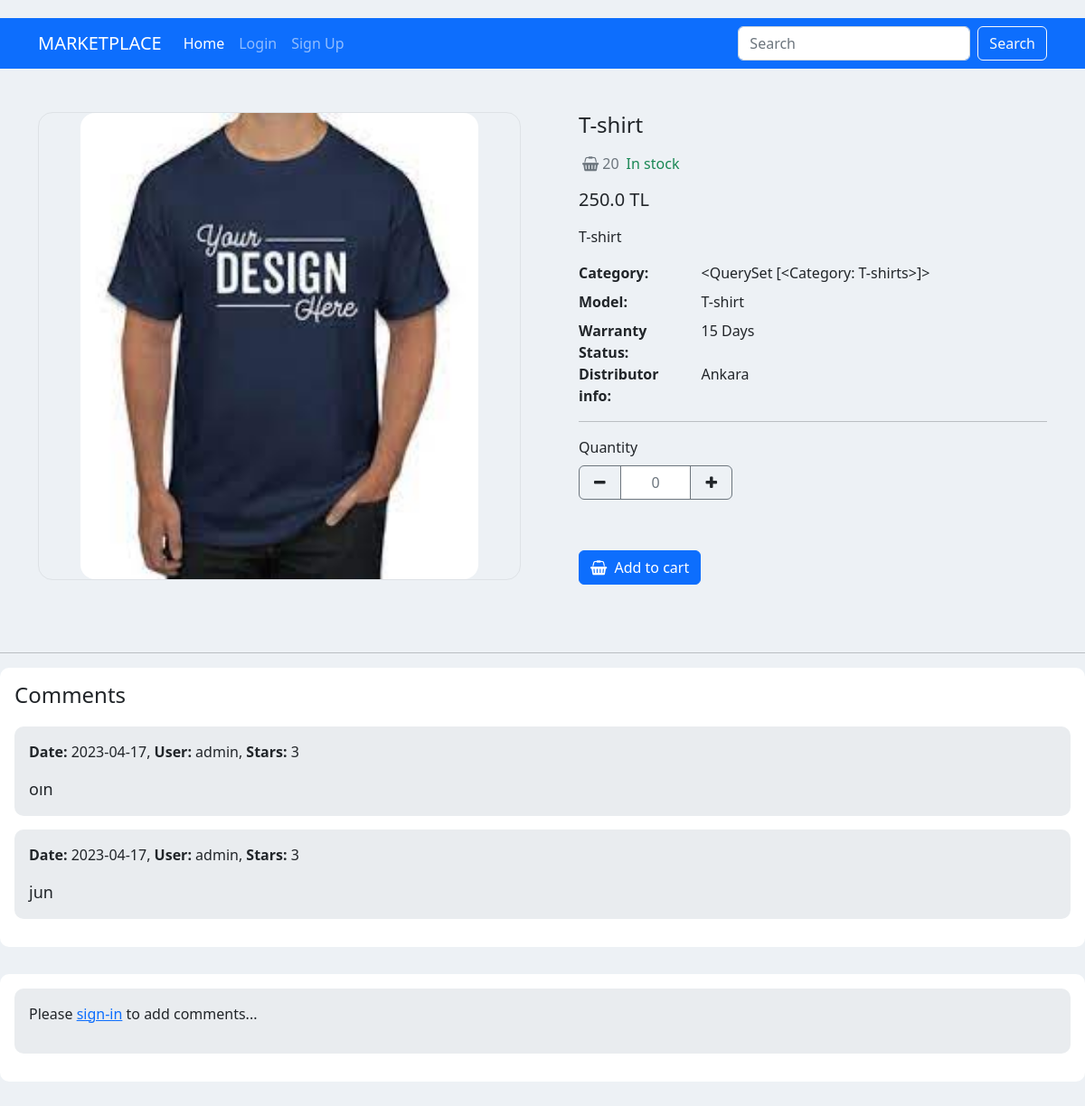
/items/1, run on an earlier commit of the app's database.
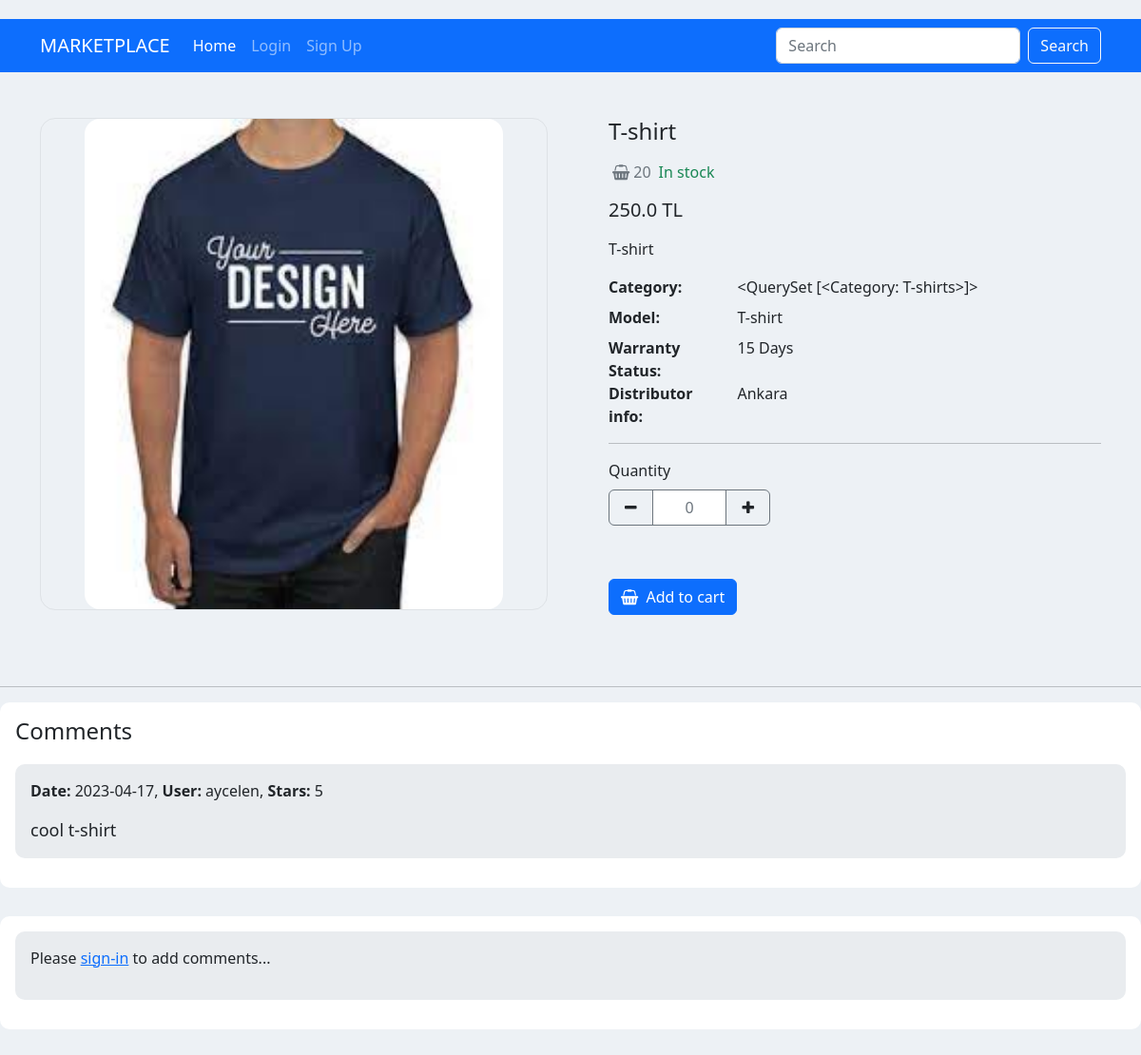
And on a later commit of the database.
### Product/models.py (models this page shows, shortened)
class InStockProduct(models.Model):
    ID = models.AutoField(primary_key=True)
    category = models.ForeignKey(Category,related_name = "products",on_delete=models.CASCADE)
    image = models.ImageField(upload_to="product_images")
    name = models.CharField(max_length=100)
    model = models.CharField(max_length=100)
    number = models.IntegerField()
    description = models.TextField()
    quantity_in_stocks = models.IntegerField()
    price = models.FloatField(default=0)
    warranty_status = models.CharField(max_length=100)
    distributor_info = models.TextField()

class Category(models.Model):
    name = models.CharField(max_length=255)
    class Meta:
        ordering = ("name",)
        verbose_name_plural = "Categories"
    def __str__(self) -> str:
        return self.name

class Comment(models.Model):
    product = models.ForeignKey(InStockProduct, related_name='comments' , on_delete=models.CASCADE)
    user = models.ForeignKey(Users, related_name='comments', on_delete=models.CASCADE)
    content = models.TextField(blank=True, null=True)
    stars = models.IntegerField()
    date_added = models.DateTimeField(auto_now_add=True)
    approved = models.BooleanField('Approved', default=False)

class Users(AbstractBaseUser,PermissionsMixin):
    ID = models.AutoField(primary_key=True)
    email = models.EmailField(blank=True,default='')
    first_name = models.CharField(max_length=30,default='',blank=True)
    last_name = models.CharField(max_length=30,default='',blank=True)
    is_active = models.BooleanField(default=True)
    is_superuser = models.BooleanField(default=False)
    is_staff = models.BooleanField(default=False)
    username = models.CharField(max_length=100,unique=True)
    tax_ID = models.IntegerField(default=0)
    home_address = models.TextField(blank=True,null=True)
    role = models.CharField(max_length=100,default='customer')
    date_joined = models.DateTimeField(default=timezone.now)
    last_login = models.DateTimeField(blank=True,null=True)
    objects = MyUserManager()
    REQUIRED_FIELDS = []
    USERNAME_FIELD = "username"
    def __str__(self):
        return self.username
    class Meta:
        verbose_name = 'User'
        verbose_name_plural = 'Users'

### Product/views.py (the view)
# urls.py: path("<int:pk>",views.detail,name="detail")
def detail(request,pk):
    product = get_object_or_404(InStockProduct,pk=pk)
    category = Category.objects.filter(id = product.category_id)
    comment = None
    comments = Comment.objects.all()
    if request.method == 'POST':
        stars = request.POST.get('stars', 3)
        content = request.POST.get('content', '')
        comment = Comment.objects.create(product=product, user=request.user, stars=stars, content=content)
        comment.save()
        return redirect('detail',pk=pk)
    return render(request,"detail.html",{
            "product":product,
            "category":category,
            "comments":comments})

### Product/templates/detail.html (shortened to what this page needs)
{% extends 'base.html' %}
{% load static %}
{% block link %}
<link rel="stylesheet" type="text/css" href="{% static 'detail.css' %}">
{% endblock %}
{% block content %}
<section class="py-5">
    <div class="container">
        <div class="row gx-5">
            <aside class="col-lg-6">
                <div class="border rounded-4 mb-3 d-flex justify-content-center">
                    <img style="max-width: 100%; max-height: 100vh; margin: auto;" height="516" weigth="518"
                        class="rounded-4 fit" src="{{product.image.url}}" />
                </div>
            </aside>
            <main class="col-lg-6">
                <div class="ps-lg-3">
                    <h4 class="title text-dark">
                        {{product.name}} <br />
                    </h4>
                    <div class="d-flex flex-row my-3">
                        <span class="text-muted"><i
                                class="fa fa-shopping-basket fa-sm mx-1"></i>{{product.quantity_in_stocks}}</span>
                        <span class="text-success ms-2">In stock</span>
                    </div>
                    <div class="mb-3">
                        <span class="h5">{{product.price}} TL</span>
                    </div>
                    <p>
                        {{product.description}}
                    </p>
                    <div class="row">
                        <dt class="col-3">Category:</dt>
                        <dd class="col-9">{{category}}</dd>
                        <dt class="col-3">Model:</dt>
                        <dd class="col-9">{{product.model}}</dd>
                        <dt class="col-3">Warranty Status:</dt>
                        <dd class="col-9">{{product.warranty_status}}</dd>
                        <dt class="col-3">Distributor info:</dt>
                        <dd class="col-9">{{product.distributor_info}}</dd>
                    </div>
                    <hr />
                    <div class="row mb-4">
                        <div class="col-md-4 col-6 mb-3">
                            <label class="mb-2 d-block">Quantity</label>
                            <div class="input-group mb-3" style="width: 170px;">
                                <button class="btn btn-white border border-secondary px-3" type="button"
                                    id="button-addon1" data-mdb-ripple-color="dark">
                                    <i class="fa fa-minus"></i>
                                </button>
                                <input type="text" class="form-control text-center border border-secondary"
                                    placeholder="0" aria-label="Example text with button addon"
                                    aria-describedby="button-addon1" />
                                <button class="btn btn-white border border-secondary px-3" type="button"
                                    id="button-addon2" data-mdb-ripple-color="dark">
                                    <i class="fa fa-plus"></i>
                                </button>
                            </div>
                        </div>
                    </div>
                    <a href="#" class="btn btn-primary shadow-0"> <i class="me-1 fa fa-shopping-basket"></i> Add to cart
                    </a>
                </div>
            </main>
        </div>
    </div>
</section>
<hr>
<div class="card" style="border-radius:10px;">
    <div class="card-body">
        <h4 style="margin-bottom:20px;">Comments</h4>
        {% for comment in comments %}
        {% if comment.product.ID == product.ID%}
        <div class="card-body" style="background-color:#e9ecef; border-radius:10px; margin-bottom:15px;">
            <div style="">
                <p>
                    <strong>Date: </strong>{{ comment.date_added|date:"Y-m-d" }},
                    <strong> User: </strong>{{comment.user}},
                    <strong> Stars: </strong>{{comment.stars}}
                </p>
                <div style="font-size:18px;">
                    {{comment.content }}
                </div>
            </div>
        </div>
        {% endif %}
        {% endfor %}
    </div>
</div>
<div class="card" style="border-radius:10px;">
    <div class="card-body">
        {% if request.user.is_authenticated %}
        <form method="post" action=".">
            {% csrf_token %}
            <h4 style="margin-bottom:10px;">Add a Comment</h4>
            <div class="card-body"
                style="background-color:#e9ecef; border-radius:10px; margin-bottom:15px; margin-top:10px;">
                <div style="margin-bottom:10px;">
                    <label>Stars</label>
                    <div class="control">
                        <div class="select">
                            <select name="stars">
                                <option value="1">1</option>
                                <option value="2">2</option>
                                <option value="3" selected>3</option>
                                <option value="4">4</option>
                                <option value="5">5</option>
                            </select>
                        </div>
                    </div>
                </div>
                <div style="margin-bottom:10px;">
                    <label>Your Comment</label>
                    <div style="">
                        <textarea class="textarea" name="content" style=" height:150px; width:600px;"></textarea>
                    </div>
                </div>
                <div class="field">
                    <div>
                        <button class="btn btn-danger" type="Submit" formaction="{% url 'detail' product.ID %}">
                            submit</button>
                    </div>
                </div>
            </div>
        </form>
        {% else %}
        <div class="card-body" style="background-color:#e9ecef; border-radius:10px; margin-bottom:15px;">
            <p>Please <a href="{% url 'login' %}">sign-in</a> to add comments...</p>
        </div>
        {% endif %}
    </div>
</div>
{% endblock %}

### Main/templates/base.html (shortened to what this page needs)
<!DOCTYPE html>
<html lang="en">
<head>
    <link href="https://cdn.jsdelivr.net/npm/bootstrap@5.2.3/dist/css/bootstrap.min.css" rel="stylesheet"
 />
    <link rel="stylesheet" href="https://cdn.jsdelivr.net/npm/bootstrap-icons@1.5.0/font/bootstrap-icons.css">
    <link rel="stylesheet" href="https://stackpath.bootstrapcdn.com/font-awesome/4.7.0/css/font-awesome.min.css">
    {% block link %} {% endblock %}
</head>
<body>
    <nav class="navbar navbar-expand-lg navbar-dark bg-primary">
        <div class="container">
            <a class="navbar-brand" href="{% url 'index' %}">MARKETPLACE</a>
            <div class="collapse navbar-collapse" id="navbarColor02">
                <ul class="navbar-nav me-auto mb-2 mb-lg-0">
                    <li class="nav-item">
                        <a class="nav-link active" aria-current="page" href="{% url 'index' %}">Home</a>
                    </li>
                    {% if request.user.is_authenticated %}
                    <li class="nav-item">
                        <a class="nav-link" href="{% url 'logout' %}">Logout</a>
                    </li>
                    {% else %}
                    <li class="nav-item">
                        <a class="nav-link" href="{% url 'login' %}">Login</a>
                    </li>
                    <li class="nav-item">
                        <a class="nav-link" href="{% url 'signup' %}">Sign Up</a>
                    </li>
                    {% endif %}
                </ul>
                <form class="d-flex" role="search">
                    <input class="form-control me-2" type="search" placeholder="Search" aria-label="Search" />
                    <button class="btn btn-outline-light" type="submit">Search</button>
                </form>
            </div>
        </div>
    </nav>
    {% block content %}
    {% endblock %}
</body>
</html>

### Product/static/detail.css (style rules this page uses)
body { background-color: #edf1f5; margin-top: 20px; }
.card { margin-bottom: 30px; }
.card { position: relative; display: flex; flex-direction: column; min-width: 0; word-wrap: break-word; background-color: #fff; background-clip: border-box; border: 0 solid transparent; border-radius: 0; }

What changed in the data, as far as the page shows it:
removed Comment: date_added "2023-04-17", user "admin", stars "3", content "oın"
removed Comment: date_added "2023-04-17", user "admin", stars "3", content "jun"
added Comment: date_added "2023-04-17", user "aycelen", stars "5", content "cool t-shirt"
